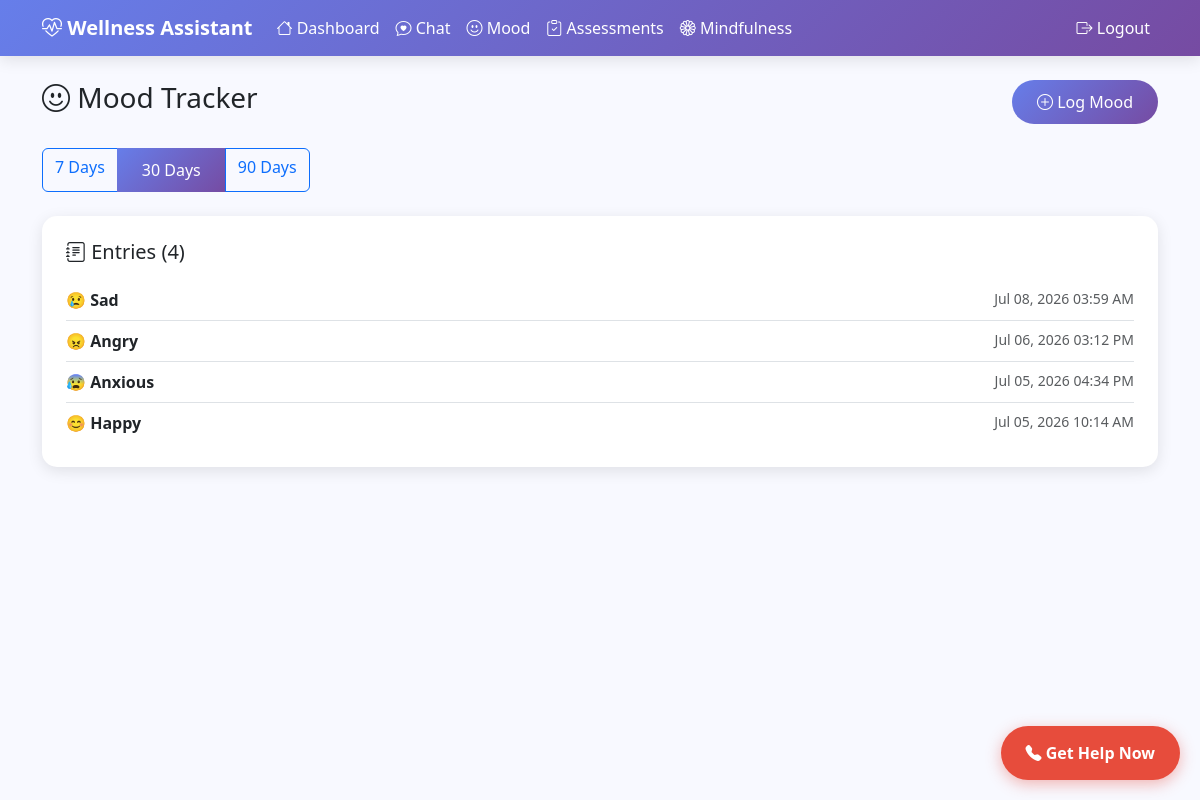
Screenshot of /mood/?period=30 (signed in) with the database file from the repository.
### app/models.py (models this page shows)
class MoodEntry(db.Model):
    id = db.Column(db.Integer, primary_key=True)
    user_id = db.Column(db.Integer, db.ForeignKey('user.id'), nullable=False)
    mood = db.Column(db.String(20), nullable=False)
    note = db.Column(db.String(500), nullable=True)
    created_at = db.Column(db.DateTime, default=datetime.utcnow)

### app/routes/mood.py (the view, shortened to what this page needs)
@mood_bp.route('/')
@login_required
def index():
    period = request.args.get('period', '7')
    days = int(period) if period in ('7', '30', '90') else 7
    since = datetime.utcnow() - timedelta(days=days)
    entries = MoodEntry.query.filter(
        MoodEntry.user_id == current_user.id,
        MoodEntry.created_at >= since
    ).order_by(MoodEntry.created_at.desc()).all()
    trend = None
    negative_alert = False
    if len(entries) >= 5:
        recent_five = entries[:5]
        if all(e.mood in NEGATIVE_MOODS for e in recent_five):
            negative_alert = True
    return render_template('mood/index.html',
                           entries=entries,
                           period=days,
                           trend=trend,
                           negative_alert=negative_alert,
                           mood_categories=MOOD_CATEGORIES)

### app/models.py (called while the page is built)
@login_manager.user_loader
def load_user(user_id):
    return User.query.get(int(user_id))

### app/templates/mood/index.html (shortened to what this page needs)
{% extends "base.html" %}
{% block content %}
<div class="d-flex justify-content-between align-items-center mb-4">
    <h3><i class="bi bi-emoji-smile"></i> Mood Tracker</h3>
    <a href="{{ url_for('mood.log') }}" class="btn btn-primary">
        <i class="bi bi-plus-circle"></i> Log Mood
    </a>
</div>
<div class="btn-group mb-4" role="group" aria-label="Time period filter">
    <a href="{{ url_for('mood.index', period='7') }}"
       class="btn btn-{{ 'primary' if period == 7 else 'outline-primary' }}">7 Days</a>
    <a href="{{ url_for('mood.index', period='30') }}"
       class="btn btn-{{ 'primary' if period == 30 else 'outline-primary' }}">30 Days</a>
    <a href="{{ url_for('mood.index', period='90') }}"
       class="btn btn-{{ 'primary' if period == 90 else 'outline-primary' }}">90 Days</a>
</div>
<div class="row g-4">
    <div class="col-md-{{ '7' if trend else '12' }}">
        <div class="card p-4">
            <h5><i class="bi bi-journal-text"></i> Entries ({{ entries | length }})</h5>
            {% if entries %}
            <div class="list-group list-group-flush mt-2" style="max-height: 500px; overflow-y: auto;">
                {% for entry in entries %}
                <div class="list-group-item px-0">
                    <div class="d-flex justify-content-between">
                        <span>
                            {% if entry.mood == 'happy' %}😊
                            {% elif entry.mood == 'calm' %}😌
                            {% elif entry.mood == 'anxious' %}😰
                            {% elif entry.mood == 'sad' %}😢
                            {% elif entry.mood == 'angry' %}😠
                            {% elif entry.mood == 'stressed' %}😫
                            {% else %}😐{% endif %}
                            <strong>{{ entry.mood | capitalize }}</strong>
                        </span>
                        <small class="text-muted">{{ entry.created_at.strftime('%b %d, %Y %I:%M %p') }}</small>
                    </div>
                </div>
                {% endfor %}
            </div>
            {% else %}
            <p class="text-muted mt-3">No mood entries for this period. Start logging!</p>
            {% endif %}
        </div>
    </div>
</div>
{% endblock %}

### app/templates/base.html (style rules this page uses)
:root { --primary: #6c63ff; --primary-light: #a29bfe; --secondary: #00b894; --bg-gradient: linear-gradient(135deg, #667eea 0%, #764ba2 100%); --card-shadow: 0 4px 15px rgba(0,0,0,0.1); }
body { font-family: 'Segoe UI', Tahoma, Geneva, Verdana, sans-serif; background-color: #f8f9ff; min-height: 100vh; }
.card { border: none; border-radius: 15px; box-shadow: var(--card-shadow); transition: transform 0.2s; }
.btn-primary { background: var(--bg-gradient); border: none; border-radius: 25px; padding: 10px 25px; }

### rows the page displays
MoodEntry: mood "Sad", created_at "Jul 08, 2026 03:59 AM"
MoodEntry: mood "Angry", created_at "Jul 06, 2026 03:12 PM"
MoodEntry: mood "Anxious", created_at "Jul 05, 2026 04:34 PM"
MoodEntry: mood "Happy", created_at "Jul 05, 2026 10:14 AM"

### other values shown
{{ entries | length }} "4"
